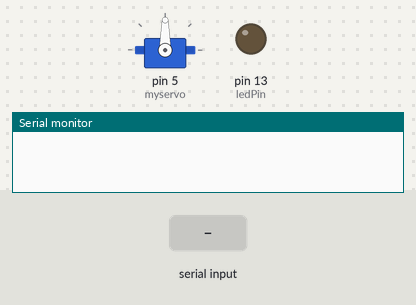
This sketch was run on a simulated Arduino Uno, built with avr-gcc and run on an emulated ATmega328P. On the bench: servo, output pins drawn as LEDs (lit = HIGH), the last lines printed to the serial monitor. The inputs (shaded band) are chosen by the test bench.

Above: at 1.2 s.
1.3 s: "1" received over Serial
At 1.9 s:
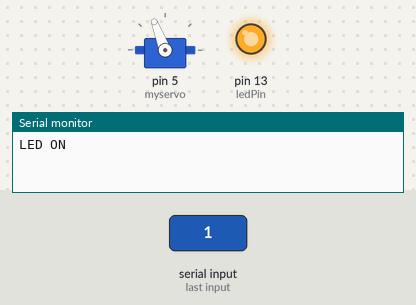
2.8 s: "0" received over Serial
At 4.2 s:
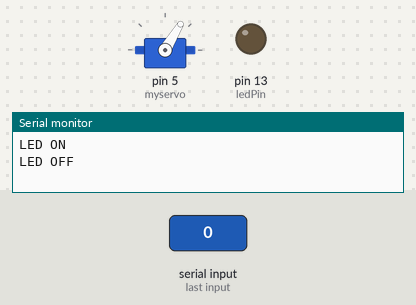
Timing chart, 0 to 5.8 s (numbered marks = the images above; inputs shaded):
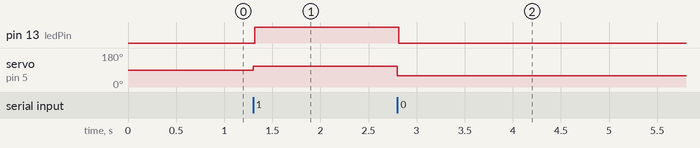

Measured:
- after the input at 1.3 s, pin 13 (ledPin): LOW → HIGH at once; servo on pin 5 (myservo): 90° → 111° at once
- after the input at 2.8 s, pin 13 (ledPin): HIGH → LOW at once; servo on pin 5 (myservo): 111° → 59° at once

The sketch:

serialMotor.ino
```cpp
#include <Servo.h>

Servo myservo;
int pos1 = 111;   // LED ON일 때 서브모터 각도
int pos2 = 59;    // LED OFF일 때 서브모터 각도
const int ledPin = 13;    // LED 13번

void setup() {
  pinMode(ledPin, OUTPUT);
  Serial.begin(9600);

  myservo.attach(5);
}

void loop() {
  if(Serial.available()>0)
  {
    int button_cmd = Serial.read();

    if(button_cmd == '1')       // 1을 입력했을 때
    {
        myservo.write(pos1);    // 서보모터 pos1(111)만큼 회전
        delay(15);

        digitalWrite(ledPin, HIGH);   // LED ON
        Serial.println("LED ON");
       }

      else if(button_cmd == '0')    // 0을 입력했을 때
      {

        myservo.write(pos2);     // 서보모터 pos2(59)만큼 회전
        delay(15);

        digitalWrite(ledPin, LOW);    // LED OFF
        Serial.println("LED OFF");
      }
    else
    {
      Serial.println("Unknown command!");
      Serial.println("Pushbutton command input : ");
    }
  }
}
```
